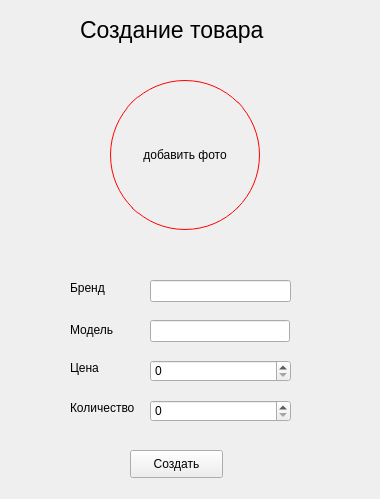
<?xml version="1.0" encoding="UTF-8"?>
<ui version="4.0">
 <class>Form</class>
 <widget class="QWidget" name="Form">
  <property name="geometry">
   <rect>
    <x>0</x>
    <y>0</y>
    <width>380</width>
    <height>499</height>
   </rect>
  </property>
  <property name="windowTitle">
   <string>Form</string>
  </property>
  <widget class="QPushButton" name="pushButton">
   <property name="geometry">
    <rect>
     <x>130</x>
     <y>450</y>
     <width>93</width>
     <height>28</height>
    </rect>
   </property>
   <property name="text">
    <string>Создать</string>
   </property>
  </widget>
  <widget class="QLabel" name="label">
   <property name="geometry">
    <rect>
     <x>70</x>
     <y>280</y>
     <width>55</width>
     <height>16</height>
    </rect>
   </property>
   <property name="text">
    <string>Бренд</string>
   </property>
  </widget>
  <widget class="QLineEdit" name="lineEdit">
   <property name="geometry">
    <rect>
     <x>150</x>
     <y>280</y>
     <width>141</width>
     <height>22</height>
    </rect>
   </property>
  </widget>
  <widget class="QLineEdit" name="lineEdit_2">
   <property name="geometry">
    <rect>
     <x>150</x>
     <y>320</y>
     <width>140</width>
     <height>22</height>
    </rect>
   </property>
  </widget>
  <widget class="QLabel" name="label_2">
   <property name="geometry">
    <rect>
     <x>70</x>
     <y>320</y>
     <width>50</width>
     <height>20</height>
    </rect>
   </property>
   <property name="text">
    <string>Модель</string>
   </property>
  </widget>
  <widget class="QLabel" name="label_3">
   <property name="geometry">
    <rect>
     <x>70</x>
     <y>360</y>
     <width>55</width>
     <height>16</height>
    </rect>
   </property>
   <property name="text">
    <string>Цена</string>
   </property>
  </widget>
  <widget class="QLabel" name="label_4">
   <property name="geometry">
    <rect>
     <x>70</x>
     <y>400</y>
     <width>80</width>
     <height>16</height>
    </rect>
   </property>
   <property name="text">
    <string>Количество</string>
   </property>
  </widget>
  <widget class="QLabel" name="label_5">
   <property name="geometry">
    <rect>
     <x>80</x>
     <y>0</y>
     <width>241</width>
     <height>60</height>
    </rect>
   </property>
   <property name="font">
    <font>
     <pointsize>17</pointsize>
    </font>
   </property>
   <property name="text">
    <string>Создание товара</string>
   </property>
  </widget>
  <widget class="QPushButton" name="pushButton_2">
   <property name="geometry">
    <rect>
     <x>110</x>
     <y>80</y>
     <width>150</width>
     <height>150</height>
    </rect>
   </property>
   <property name="styleSheet">
    <string notr="true">QPushButton{
border-style: solid;
border-width: 1px;
border-radius: 75%;
border-color: red;}
QPushButton:pressed{
background-color: rgb(200, 200, 200);}</string>
   </property>
   <property name="text">
    <string>добавить фото</string>
   </property>
  </widget>
  <widget class="QSpinBox" name="spinBox">
   <property name="geometry">
    <rect>
     <x>150</x>
     <y>400</y>
     <width>141</width>
     <height>22</height>
    </rect>
   </property>
   <property name="maximum">
    <number>1000000000</number>
   </property>
  </widget>
  <widget class="QSpinBox" name="spinBox_2">
   <property name="geometry">
    <rect>
     <x>150</x>
     <y>360</y>
     <width>141</width>
     <height>22</height>
    </rect>
   </property>
   <property name="maximum">
    <number>1000000000</number>
   </property>
  </widget>
 </widget>
 <resources/>
 <connections/>
</ui>
